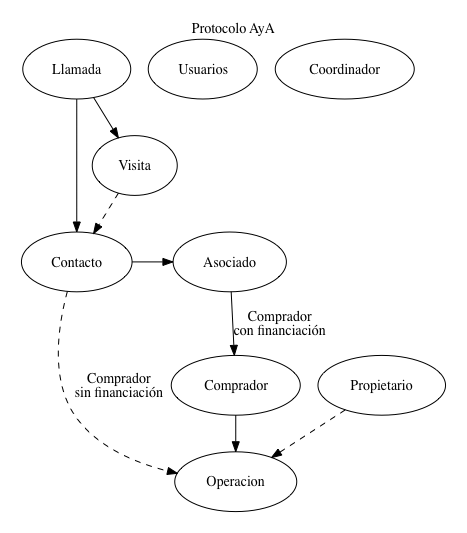

Write the Python code that produced this figure.
#!usr/bin/python3
# -*- coding: utf-8 -*-

'''
Script de esquema de relaciones de AyA
'''

import pygraphviz as pgv

import lib.funciones as Fx
import lib.templates_graphviz as Templates

G = pgv.AGraph(strict = True, directed = False, name = "dp_protocolo")

G.graph_attr['label'] = "Protocolo AyA"
G.graph_attr['labelloc'] = "t"
G.graph_attr['pad'] = .3

G.edge_attr['dir'] = 'forward'

lista_nodos = [
	'usuarios',
	'asociado',
	'llamada',
	'visita',
	'contacto',
	'propietario',
	'comprador',
	'operacion',
	'coordinador',
]

for nodo in lista_nodos:

	titulo_nodo = Templates.devuelve_template(nodo, True)
	G.add_node( nodo, label = '''<{}>'''.format(titulo_nodo) )

G.add_subgraph(['contacto', 'asociado'], name = "contacaso", rank = "same")

G.add_edge('llamada', 'visita')
G.add_edge('visita', 'contacto', style = "dashed")
G.add_edge('llamada', 'contacto')

# G.add_edge('asociado', 'contacto')
G.add_edge('comprador', 'operacion')
G.add_edge('contacto', 'asociado')
G.add_edge('asociado', 'comprador', label = "Comprador\ncon financiación")
G.add_edge('contacto', 'operacion', style = "dashed", label = "Comprador\nsin financiación", labelangle = -50.5)

G.add_edge('propietario', 'operacion', style = "dashed")



# print(G.to_string())
G.write('dp_prot.dot')

# G.layout()
G.layout('dot')
G.draw('dp_prot.png')
